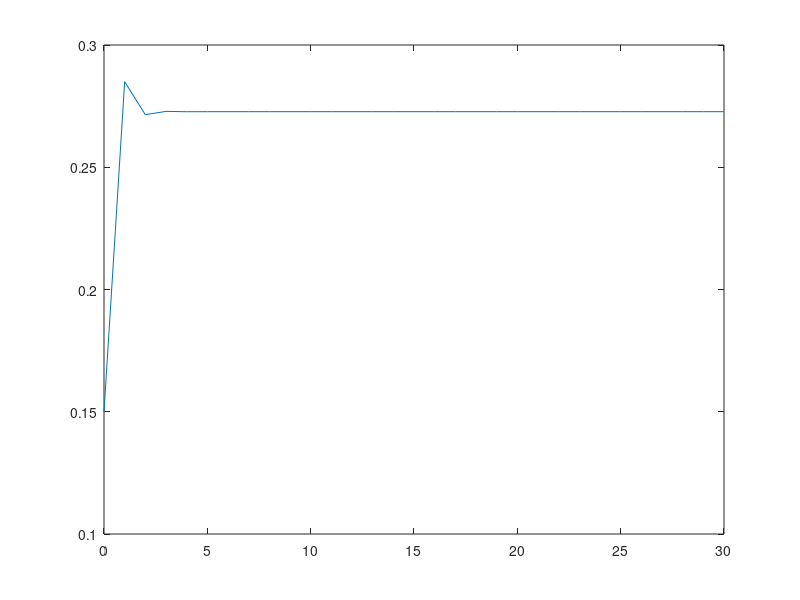

MATLAB code to generate this figure:
%% a)

matriz=[0.7 0.8;
        0.3 0.2];
vetor_estado=[1;0];

probabilidade_estar_presente=((matriz^2)*vetor_estado);
probabilidade_estar_presente_se_esteve_presente=probabilidade_estar_presente(1)


%% b)


matriz=[0.7 0.8;
        0.3 0.2];

vetor_estado=[0;1];

probabilidade_estar_presente=((matriz^2)*vetor_estado);
probabilidade_estar_presente_se_nao_esteve_presente=probabilidade_estar_presente(1)


%% c)
 

matriz=[0.7 0.8;
        0.3 0.2];
vetor_estado=[1;0];

probabilidade_estar_presente=((matriz^30)*vetor_estado);
probabilidade_estar_presente_passado_15_semanas=probabilidade_estar_presente(1)



%% d)


matriz=[0.7 0.8;
        0.3 0.2];
vetor_estado=[0.85;0.15];

soma=zeros(1,31);

for i=0:30
    probabilidade_estar_presente=((matriz^i)*vetor_estado);
    probabilidade_nao_estar_presente=probabilidade_estar_presente(2);
    soma(i+1)=probabilidade_nao_estar_presente;
end


plot(0:30,soma)
